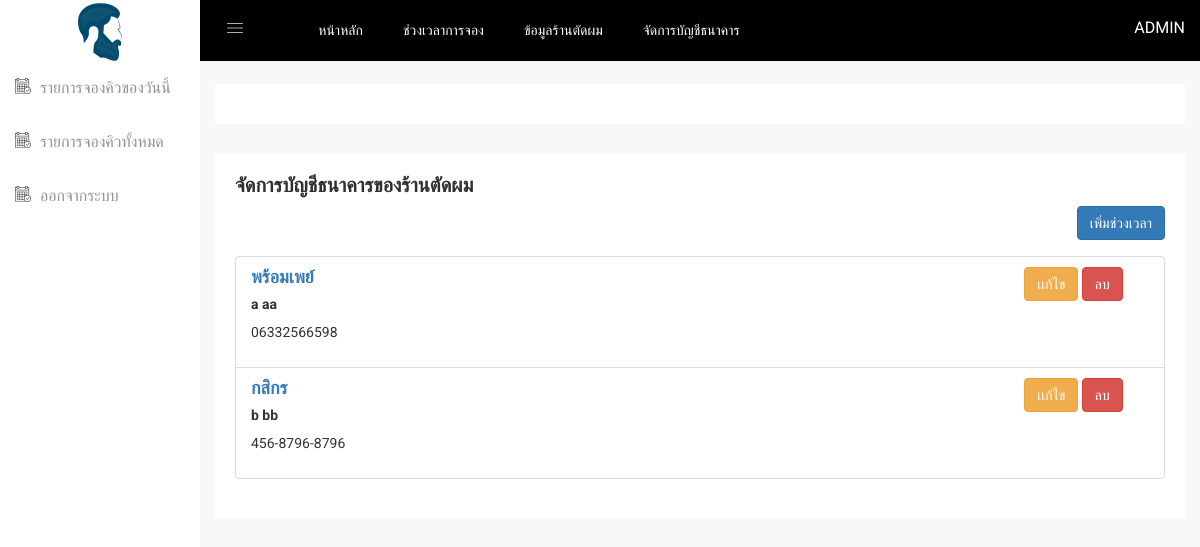
/admin_bank_account.php (signed in), run on the app's committed database.
### tables this page shows
CREATE TABLE `tb_payments` (
  `id` int NOT NULL,
  `payment_name` varchar(100) NOT NULL,
  `payment_number` varchar(50) NOT NULL,
  `payment_description` varchar(200) NOT NULL,
  `payment_image` text NOT NULL,
  `barbershop_information_id` int NOT NULL,
  `payment_bank_name` varchar(100) NOT NULL
);

### www/admin_bank_account.php (the view, shortened to what this page needs)
<?php
include_once("./configs/connect_db.php");
$sqlTimeSlot="SELECT * FROM `tb_payments` ";
$queryTimeSlot=   mysqli_query($conn, $sqlTimeSlot);
?>
<!doctype html>
<html class="no-js" lang="en">
<head>
    <?php include_once("./head_fragment.php") ?>
    <link rel="stylesheet" href="css/alerts.css">
    <link rel="stylesheet" href="css/modals.css">
</head>
<body>
    <?php include_once("./sidebar.php") ?>
    <div class="all-content-wrapper">
        <div class="container-fluid">
            <div class="row">
                <div class="col-lg-12 col-md-12 col-sm-12 col-xs-12">
                    <div class="logo-pro">
                        <a href="index.html"><img class="main-logo" src="img/logo/logo.png" alt="" /></a>
                    </div>
                </div>
            </div>
        </div>
        <?php include_once("./header.php") ?>
        <div class="basic-form-area mg-b-15">
            <div class="container-fluid">
                <div class="row">
                    <div class="col-lg-12 col-md-12 col-sm-12 col-xs-12">
                        <div class="sparkline12-list mt-5">
                            <div class="sparkline12-hd">
                                <div class="row">
                                    <div class="col-md-12 bg-light text-left">
                                        <div class="main-sparkline12-hd">
                                            <h1>จัดการบัญชีธนาคารของร้านตัดผม</h1>
                                        </div>
                                    </div>
                                    <div class="col-md-12 bg-light text-right mb-5" style="margin-bottom:1rem">
                                        <button data-toggle="modal" data-target="#PrimaryModalalertaa" type="button"
                                            class="btn btn-primary">เพิ่มช่วงเวลา</button>
                                    </div>
                                </div>
                            </div>
                            <div class="sparkline12-graph">
                                <div class="basic-login-form-ad">
                                    <div class="row">
                                        <div class="col-lg-12 col-md-12 col-sm-12 col-xs-12">
                                            <div class="all-form-element-inner">
                                                <ul class="list-group mt-5">
                                                    <?php
                                                if (mysqli_num_rows($queryTimeSlot) > 0) {
                                                    while($rowTimeSlot = mysqli_fetch_assoc($queryTimeSlot)) {?>
                                                    <li
                                                        class="list-group-item d-flex justify-content-between align-items-center">
                                                        <div class="row justify-content-end">
                                                            <div class="col-md-10">
                                                                <h4 class="card-title text-primary">
                                                                    <?=$rowTimeSlot["payment_bank_name"]?>
                                                                </h4>
                                                                <h5 class="card-title"><?=$rowTimeSlot["payment_name"]?>
                                                                </h5>
                                                                <p><?=$rowTimeSlot["payment_number"]?></p>
                                                            </div>
                                                            <div class="col-md-2">
                                                                <button type="button" class="btn btn-warning" title=""
                                                                    data-original-title="เเก้ไข" data-toggle="modal"
                                                                    data-target="#PrimaryModalftblack<?=$rowTimeSlot["id"]?>">เเก้ไข
                                                                </button>
                                                                <a data-toggle="tooltip" title=""
                                                                    href="admin_bank_account.php?deleteR=req&payment_id=<?=$rowTimeSlot["id"]?>"
                                                                    type="button" class="btn btn-danger"
                                                                    data-original-title="ลบ">ลบ
                                                                </a>
                                                            </div>
                                                        </div>
                                                    </li>
                                                    <?php     }
                                                }else{
                                                    echo "<h1>ไม่พบข้อมูล</h1>";
                                                }
                                                ?>
                                                </ul>
                                            </div>
                                        </div>
                                    </div>
                                </div>
                            </div>
                        </div>
                    </div>
                </div>
            </div>
        </div>
    </div>
</body>
</html>

### www/css/main.css (style rules this page uses)
html { color: #222; font-size: 1em; line-height: 1.4; }

### data on the page
tb_payments: payment_bank_name "พร้อมเพย์", payment_name "a aa", payment_number "06332566598"
tb_payments: payment_bank_name "กสิกร", payment_name "b bb", payment_number "456-8796-8796"

### other printed values
$_SESSION['full_name'] "ADMIN"
